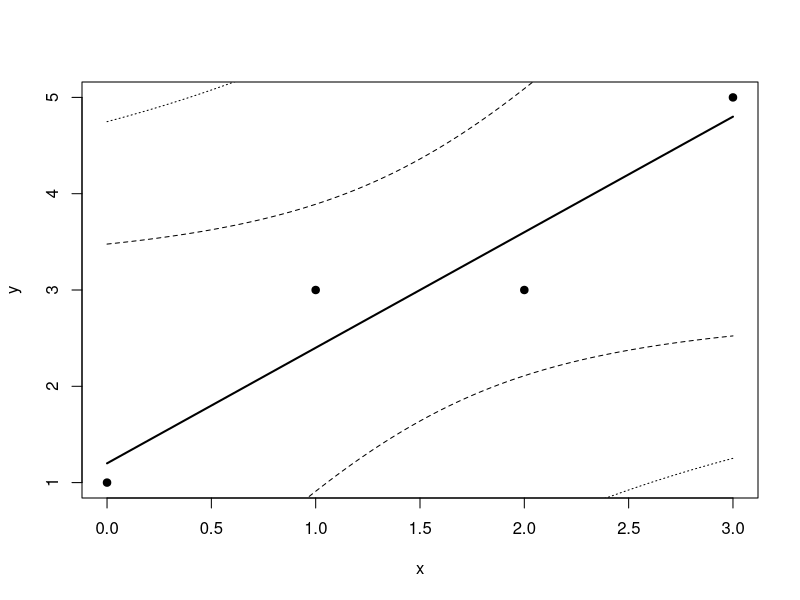

Source code (R):
## ---- chunk 1
x <- c(0, 1, 2, 3)
y <- c(1, 3, 3, 5)

fit <- lm(y ~ x)
summary(fit)

coef(fit)
vcov(fit)
sqrt(diag(vcov(fit)))

deviance(fit)
sigma(fit)^2
sigma(fit)

confint(fit)

summary(fit)$coefficients

newdat <- data.frame(x = 2)
predict(fit, newdata = newdat, interval = "confidence")

predict(fit, newdata = newdat, interval = "prediction")

xg <- seq(min(x), max(x), length.out = 100)
out_conf <- predict(fit, newdata = data.frame(x = xg), interval = "confidence")
out_pred <- predict(fit, newdata = data.frame(x = xg), interval = "prediction")

plot(x, y, pch = 19, xlab = "x", ylab = "y")
lines(xg, out_conf[, "fit"], lwd = 2)
lines(xg, out_conf[, "lwr"], lty = 2)
lines(xg, out_conf[, "upr"], lty = 2)
lines(xg, out_pred[, "lwr"], lty = 3)
lines(xg, out_pred[, "upr"], lty = 3)
